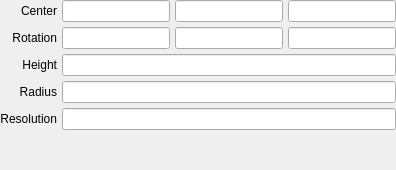
         <widget class="QWidget" name="cylinder">
          <layout class="QGridLayout" name="gridLayout_4">
           <property name="margin">
            <number>0</number>
           </property>
           <property name="spacing">
            <number>5</number>
           </property>
           <item row="2" column="1">
            <widget class="QLineEdit" name="lineedit_cylinder_height"/>
           </item>
           <item row="3" column="0">
            <widget class="QLabel" name="label_15">
             <property name="text">
              <string>Radius</string>
             </property>
             <property name="alignment">
              <set>Qt::AlignRight|Qt::AlignTrailing|Qt::AlignVCenter</set>
             </property>
            </widget>
           </item>
           <item row="4" column="0">
            <widget class="QLabel" name="label_16">
             <property name="text">
              <string>Resolution</string>
             </property>
             <property name="alignment">
              <set>Qt::AlignRight|Qt::AlignTrailing|Qt::AlignVCenter</set>
             </property>
            </widget>
           </item>
           <item row="3" column="1">
            <widget class="QLineEdit" name="lineedit_cylinder_radius"/>
           </item>
           <item row="2" column="0">
            <widget class="QLabel" name="label_14">
             <property name="text">
              <string>Height</string>
             </property>
             <property name="alignment">
              <set>Qt::AlignRight|Qt::AlignTrailing|Qt::AlignVCenter</set>
             </property>
            </widget>
           </item>
           <item row="0" column="0">
            <widget class="QLabel" name="label_13">
             <property name="text">
              <string>Center</string>
             </property>
             <property name="alignment">
              <set>Qt::AlignRight|Qt::AlignTrailing|Qt::AlignVCenter</set>
             </property>
            </widget>
           </item>
           <item row="4" column="1">
            <widget class="QLineEdit" name="lineedit_cylinder_resolution"/>
           </item>
           <item row="5" column="1">
            <spacer name="verticalSpacer_5">
             <property name="orientation">
              <enum>Qt::Vertical</enum>
             </property>
             <property name="sizeHint" stdset="0">
              <size>
               <width>20</width>
               <height>40</height>
              </size>
             </property>
            </spacer>
           </item>
           <item row="0" column="1">
            <widget class="QFrame" name="frame_11">
             <property name="frameShape">
              <enum>QFrame::NoFrame</enum>
             </property>
             <property name="frameShadow">
              <enum>QFrame::Plain</enum>
             </property>
             <layout class="QHBoxLayout" name="horizontalLayout_9">
              <property name="spacing">
               <number>5</number>
              </property>
              <property name="margin">
               <number>0</number>
              </property>
              <item>
               <widget class="QLineEdit" name="lineedit_cylinder_center_x"/>
              </item>
              <item>
               <widget class="QLineEdit" name="lineedit_cylinder_center_y"/>
              </item>
              <item>
               <widget class="QLineEdit" name="lineedit_cylinder_center_z"/>
              </item>
             </layout>
            </widget>
           </item>
           <item row="1" column="0">
            <widget class="QLabel" name="label_56">
             <property name="text">
              <string>Rotation</string>
             </property>
             <property name="alignment">
              <set>Qt::AlignRight|Qt::AlignTrailing|Qt::AlignVCenter</set>
             </property>
            </widget>
           </item>
           <item row="1" column="1">
            <widget class="QFrame" name="frame_32">
             <property name="frameShape">
              <enum>QFrame::NoFrame</enum>
             </property>
             <property name="frameShadow">
              <enum>QFrame::Plain</enum>
             </property>
             <layout class="QHBoxLayout" name="horizontalLayout_26">
              <property name="spacing">
               <number>5</number>
              </property>
              <property name="margin">
               <number>0</number>
              </property>
              <item>
               <widget class="QLineEdit" name="lineedit_cylinder_rotation_x"/>
              </item>
              <item>
               <widget class="QLineEdit" name="lineedit_cylinder_rotation_y"/>
              </item>
              <item>
               <widget class="QLineEdit" name="lineedit_cylinder_rotation_z"/>
              </item>
             </layout>
            </widget>
           </item>
          </layout>
         </widget>
